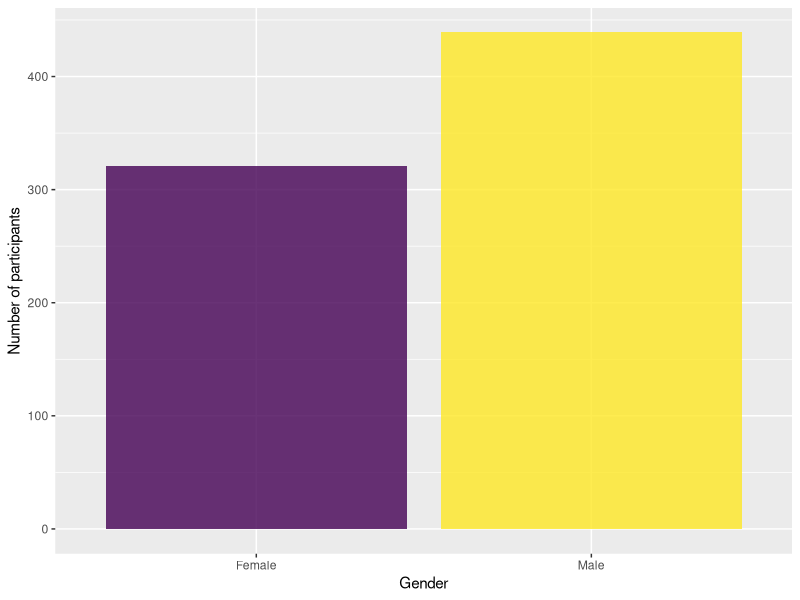
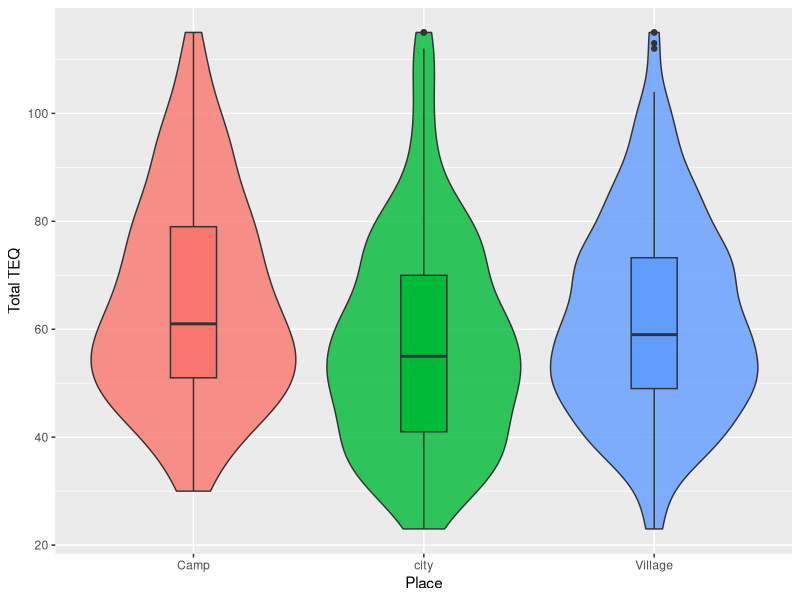

The R script that drew these images, in order:
## ---- chunk 1
library(tidyverse)
data <- read_csv("networkdataset.csv")
## ---- chunk 2

data_factors <- data %>%
  mutate(Gender = as.factor(Gender),
         Place = as.factor(Place),
         Grade = as.factor(Grade),
         Familyarrangement = as.factor(Familyarrangement),
         Average = as.factor(Average),
         educationFather = as.factor(educationFather),
         educationMather = as.factor(educationMather))
## ---- chunk 3
# we are telling R we want to plot dat, we are letting R know Gender 
# is a factor on our x axis and we want to fill with colour
ggplot(data_factors, aes(x = Gender, fill = Gender)) +
  # we are choosing a bar plot
  geom_bar(show.legend = FALSE, alpha = .8) +
  # we are naming the x scale
  scale_x_discrete(name = "Gender") +
  # we are chosing a colour scheme from pre-exising options
  scale_fill_viridis_d(option = "D") +
  # we are naming the y scale
  scale_y_continuous(name = "Number of participants")
## ---- chunk 4

total_TEQ <- data_factors %>%
select(., TEQ1:TEQ23, Pcode, Place) %>%
gather("var", "score", -Pcode, -Place) %>%
group_by(Pcode, Place) %>%
summarise(tot_TEQ = sum(score))


## ---- chunk 5
ggplot(total_TEQ, aes(x = as.factor(Place), fill = as.factor(Place), y = tot_TEQ)) + geom_violin(show.legend = FALSE, trim = TRUE, alpha = 0.8) +
  geom_boxplot(width = 0.2, show.legend = FALSE) +
  scale_y_continuous(name = "Total TEQ") +
  scale_x_discrete(name = "Place")
## ---- chunk 6
total_TEQ <- total_TEQ %>%
    mutate(Place = recode(Place, city = "City"))
